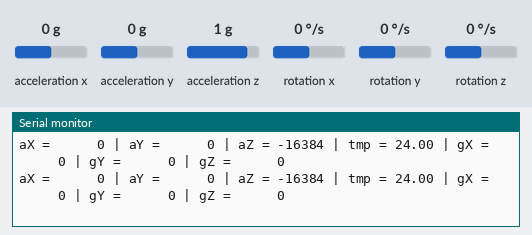
Bench run of a sketch on a simulated Arduino Uno, built with avr-gcc and run on an emulated ATmega328P. Shown: the last lines printed to the serial monitor. Wiring (inferred from the names in the program): MPU-6050 motion sensor at I2C address 0x68. The test bench sets the inputs (shaded band); at power-on: acceleration x 0 g, acceleration y 0 g, acceleration z 1 g, rotation x 0 °/s, rotation y 0 °/s, rotation z 0 °/s.

Above: at 1.2 s.
1.3 s: acceleration x set to -1.4 g
At 1.42 s:
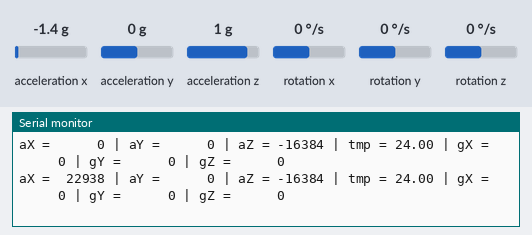
3.3 s: acceleration y set to -1.4 g
At 3.44 s:
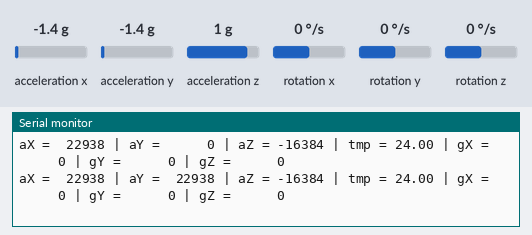
5.3 s: acceleration z set to -1.4 g
At 5.45 s:
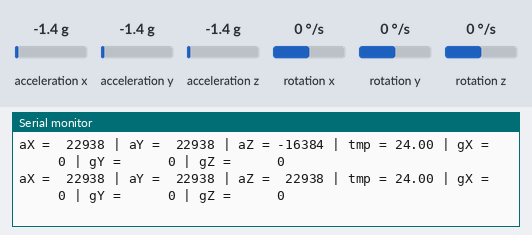
7.3 s: rotation x set to -192 °/s
At 7.37 s:
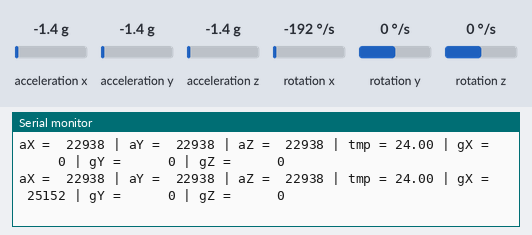
9.2 s: rotation y set to -192 °/s
At 9.29 s:
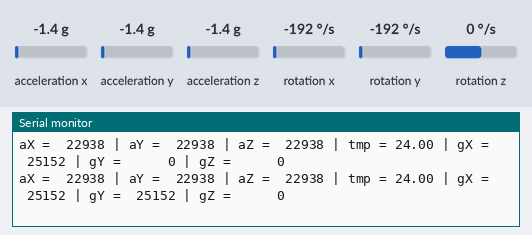
11.1 s: rotation z set to -192 °/s
At 11.31 s:
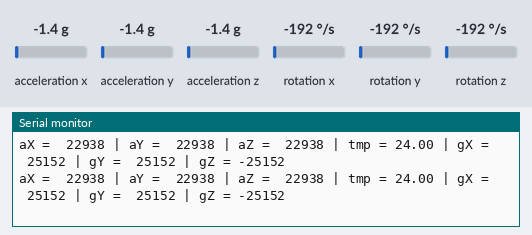

Measured:
- after the input at 1.3 s, the serial monitor: prints a new line after 0.11 s (image 1)
- after the input at 3.3 s, the serial monitor: prints a new line after 0.13 s (image 2)
- after the input at 5.3 s, the serial monitor: prints a new line after 0.15 s (image 3)
- after the input at 7.3 s, the serial monitor: prints a new line after 0.07 s (image 4)
- after the input at 9.2 s, the serial monitor: prints a new line after 0.08 s (image 5)
- after the input at 11.1 s, the serial monitor: prints a new line after 0.10 s (image 6)

The sketch:

MPU_6050.ino
```cpp
// (c) Michael Schoeffler 2017, http://www.mschoeffler.de
// http://www.mschoeffler.de/2017/10/05/tutorial-how-to-use-the-gy-521-module-mpu-6050-breakout-board-with-the-arduino-uno/

#include "Wire.h" // This library allows you to communicate with I2C devices.

const int MPU_ADDR = 0x68; // I2C address of the MPU-6050. If AD0 pin is set to HIGH, the I2C address will be 0x69.

int16_t accelerometer_x, accelerometer_y, accelerometer_z; // variables for accelerometer raw data
int16_t gyro_x, gyro_y, gyro_z; // variables for gyro raw data
int16_t temperature; // variables for temperature data

char tmp_str[7]; // temporary variable used in convert function

char* convert_int16_to_str(int16_t i);

void setup_mpu();
void retrieve_data();

void setup() {
  Serial.begin(9600);
  setup_mpu();
}
void loop() {
  retrieve_data();

  // print out data
  Serial.print("aX = "); Serial.print(convert_int16_to_str(accelerometer_x));
  Serial.print(" | aY = "); Serial.print(convert_int16_to_str(accelerometer_y));
  Serial.print(" | aZ = "); Serial.print(convert_int16_to_str(accelerometer_z));
  // the following equation was taken from the documentation [MPU-6000/MPU-6050 Register Map and Description, p.30]
  Serial.print(" | tmp = "); Serial.print(temperature/340.00+36.53);
  Serial.print(" | gX = "); Serial.print(convert_int16_to_str(gyro_x));
  Serial.print(" | gY = "); Serial.print(convert_int16_to_str(gyro_y));
  Serial.print(" | gZ = "); Serial.print(convert_int16_to_str(gyro_z));
  Serial.println();

  // delay
  delay(10);
}

char* convert_int16_to_str(int16_t i) { // converts int16 to string. Moreover, resulting strings will have the same length in the debug monitor.
  sprintf(tmp_str, "%6d", i);
  return tmp_str;
}

void setup_mpu(){
  Wire.begin();
  Wire.beginTransmission(MPU_ADDR); // Begins a transmission to the I2C slave (GY-521 board)
  Wire.write(0x6B); // PWR_MGMT_1 register
  Wire.write(0); // set to zero (wakes up the MPU-6050)
  Wire.endTransmission(true);
}

void retrieve_data(){
  Wire.beginTransmission(MPU_ADDR);
  Wire.write(0x3B); // starting with register 0x3B (ACCEL_XOUT_H) [MPU-6000 and MPU-6050 Register Map and Descriptions Revision 4.2, p.40]
  Wire.endTransmission(false); // the parameter indicates that th e Arduino will send a restart. As a result, the connection is kept active.
  Wire.requestFrom(MPU_ADDR, 7*2, true); // request a total of 7*2=14 registers

  // "Wire.read()<<8 | Wire.read();" means two registers are read and stored in the same variable
  accelerometer_x = Wire.read()<<8 | Wire.read(); // reading registers: 0x3B (ACCEL_XOUT_H) and 0x3C (ACCEL_XOUT_L)
  accelerometer_y = Wire.read()<<8 | Wire.read(); // reading registers: 0x3D (ACCEL_YOUT_H) and 0x3E (ACCEL_YOUT_L)
  accelerometer_z = Wire.read()<<8 | Wire.read(); // reading registers: 0x3F (ACCEL_ZOUT_H) and 0x40 (ACCEL_ZOUT_L)
  temperature = Wire.read()<<8 | Wire.read(); // reading registers: 0x41 (TEMP_OUT_H) and 0x42 (TEMP_OUT_L)
  gyro_x = Wire.read()<<8 | Wire.read(); // reading registers: 0x43 (GYRO_XOUT_H) and 0x44 (GYRO_XOUT_L)
  gyro_y = Wire.read()<<8 | Wire.read(); // reading registers: 0x45 (GYRO_YOUT_H) and 0x46 (GYRO_YOUT_L)
  gyro_z = Wire.read()<<8 | Wire.read(); // reading registers: 0x47 (GYRO_ZOUT_H) and 0x48 (GYRO_ZOUT_L)

  // Signs based on arrows in sensor
  accelerometer_x = -accelerometer_x;
  accelerometer_y = -accelerometer_y;
  accelerometer_z = -accelerometer_z;

  //Signs based on rotation as seen in specific perspectives
  gyro_x = -gyro_x;   // Lateral view, front part on the left and back part on the right / Left part facing you and right part facing other side
  gyro_y = -gyro_y;   // Posterior view, front part on front and back part on back
  gyro_z = gyro_z;    // Top view, left part on left and right part on right
}
```
